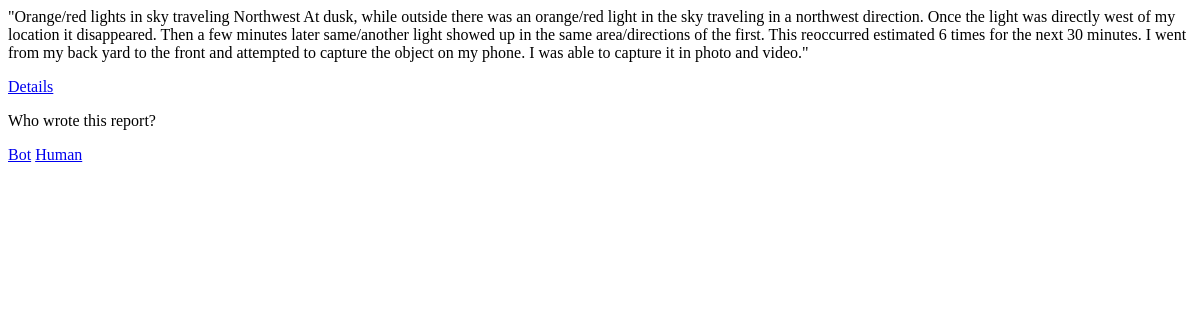
Before: / with the older database file.
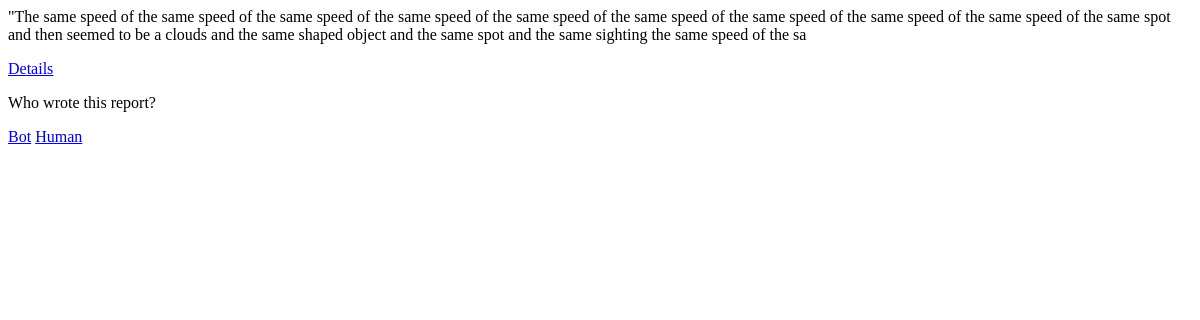
After: the same page with the newer database file.
### records/models.py (models this page shows, shortened)
class Record(models.Model):
    summary = models.TextField(max_length=2000)
    is_human = models.BooleanField()
    correct_count = models.IntegerField(default=0)
    incorrect_count = models.IntegerField(default=0)

### records/views.py (the view)
# urls.py: path('', views.random_record),
def random_record(request):
    records = Record.objects.all()
    random_record = random.choice(records)
    template = loader.get_template('records/index.html')
    context = {
        'random_record': random_record,
    }
    return HttpResponse(template.render(context, request))

### records/templates/records/index.html
{% if random_record %}
    <p>{{ random_record.summary }}</p>
    <a href="/records/{{ random_record.id }}/">Details</a>
    <p>Who wrote this report?</p>
    <a href='/records/{{ random_record.id }}/0/'>Bot</a>
    <a href='/records/{{ random_record.id }}/1/'>Human</a>
{% else %}
    <p>No records are available.</p>
{% endif %}

Changed rows visible on the page:
removed Record: summary "\"Orange/red lights in sky traveling Northwest At dusk, while outside there was an orange/red light in the sky traveling in a northwest direction. Once the light was directly west of my location it disappeared. Then a few minutes later same/another light showed up in the same area/directions of the first. This reoccurred estimated 6 times for the next 30 minutes. I went from my back yard to the front and attempted to capture the object on my phone. I was able to capture it in photo and video.\""
added Record: summary "\"The same speed of the same speed of the same speed of the same speed of the same speed of the same speed of the same speed of the same speed of the same speed of the same spot and then seemed to be a clouds and the same shaped object and the same spot and the same sighting the same speed of the sa"
